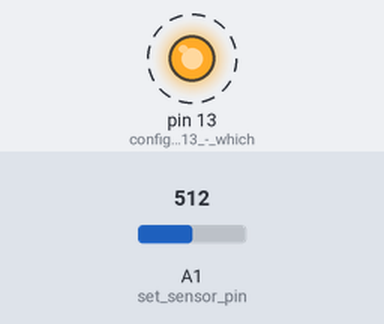
A sketch run on a simulated Arduino Uno, built with avr-gcc and run on an emulated ATmega328P. Parts: output pins drawn as LEDs (lit = HIGH). Dashed ring = blinking. Inputs (shaded band) come from the test bench; at power-on: A1 (set_sensor_pin) = 512. What the sketch prints to the serial monitor is not drawn.

Above: at 0.5 s.
Timing chart, 0 to 4.6 s (numbered marks = the images above):
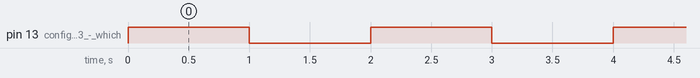

Measured:
- by itself, pin 13 (configure_pin_13_-_which): alternates HIGH for 1.0 s and LOW for 1.0 s

The sketch:

sense-distance.ino
```cpp
// sense-distance
// Read the distance sensor and output its reading to the serial port

// This function runs only once, when the Arduino starts
void setup() {
  pinMode(13, OUTPUT);      // configure pin 13 - which controls the LED - to send signals
  pinMode(A1, INPUT);       // set sensor pin, A1 to read signals
  Serial.begin(9600);       // serial data setup
}

// This function runs repeatedly
void loop() {
  int sensorValue = scan();
  Serial.println(sensorValue);
  digitalWrite(13, HIGH);     // Turn on the LED
  delay(1000);  // Wait (in milliseconds)
  digitalWrite(13, LOW);      // Turn off the LED
  delay(1000);  // Wait (in milliseconds)
}

int scan() {
  return analogRead(A1);
}
```
